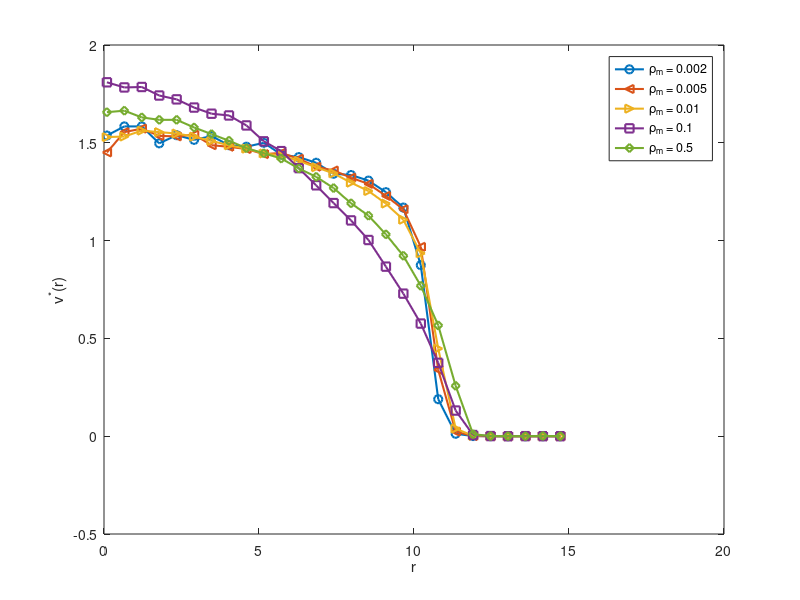

The MATLAB source for this figure:
rho0_002 = dlmread('velocity.0.002.txt', ' ', 4, 0);
rho0_005 = dlmread('velocity.0.005.txt', ' ', 4, 0);
rho0_01 = dlmread('velocity.0.01.txt', ' ', 4, 0);
rho0_1 = dlmread('velocity.0.10.txt', ' ', 4, 0);
rho0_5 = dlmread('velocity.0.50.txt', ' ', 4, 0);

hfig1 = figure;
hax1 = axes;
set(hfig1, 'units', 'centimeters')
set(hax1, 'fontsize', 7)
stride = 3

plot(rho0_002(1:stride:end,4), rho0_002(1:stride:end,7)/mean(rho0_002(1:3:end,7)), 'linewidth', 1.5, 'marker', 'o');
hold on
plot(rho0_005(1:stride:end,4), rho0_005(1:stride:end,7)/mean(rho0_005(1:stride:end,7)), 'linewidth', 1.5, 'marker', '<');
plot(rho0_01(1:stride:end,4), rho0_01(1:stride:end,7)/mean(rho0_01(1:stride:end,7)), 'linewidth', 1.5, 'marker', '>');
plot(rho0_1(1:stride:end,4), rho0_1(1:stride:end,7)/mean(rho0_1(1:stride:end,7)), 'linewidth', 1.5, 'marker', 's');
plot(rho0_5(1:stride:end,4), rho0_5(1:stride:end,7)/mean(rho0_5(1:stride:end,7)), 'linewidth', 1.5, 'marker', 'd');

set(hfig1, 'position', [0 0 8.6 8.6]);
legend({'\rho_m = 0.002', '\rho_m = 0.005', '\rho_m = 0.01', '\rho_m = 0.1', '\rho_m = 0.5'});
xlabel('r')
ylabel('v^*(r)')